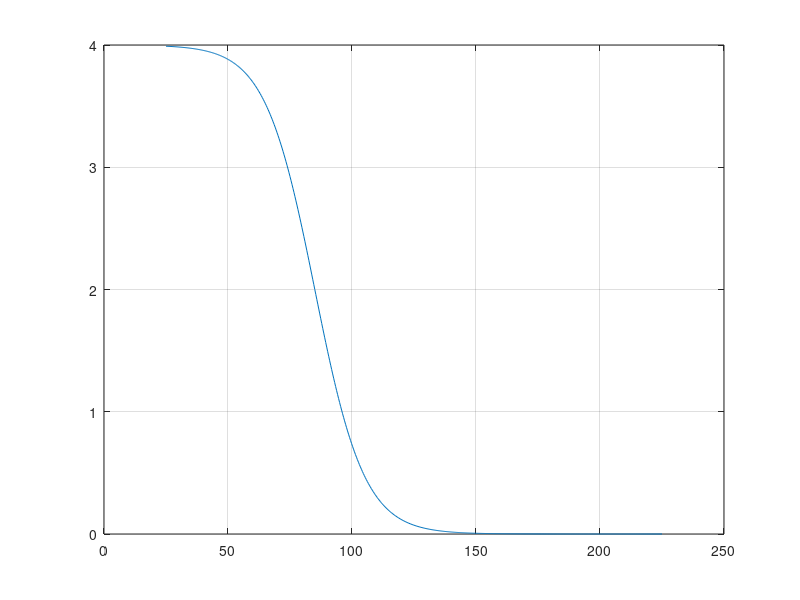

Source code (MATLAB):
% bp009.m

clear
close all
clc

Gbasal = 85;
GdotBasal = 2;
G1 = linspace(Gbasal,200,501) - Gbasal;
G2 = -linspace(50,Gbasal,501)  + Gbasal;
G = linspace(25,225,501);
Gmax = 125;
Gmin = 70;

k = 1/(Gmax - Gmin);
k = 0.1;
%Gdot1 = GdotBasal .*(1 - (1 - exp(-G1./tau)));
%Gdot2 = GdotBasal .*(1+(exp(-G2./tau)-1));

Gdot1 = G1.^2./(sqrt(Gbasal^2) + G1.^2);
Gdot2 = G2.^2./(sqrt(Gbasal^2) + G2.^2);


Gdot = 4./(1+exp(k*(G-Gbasal)));

figure(1)
plot(G,Gdot)
grid on

%hold on
%plot(G2,Gdot2)
